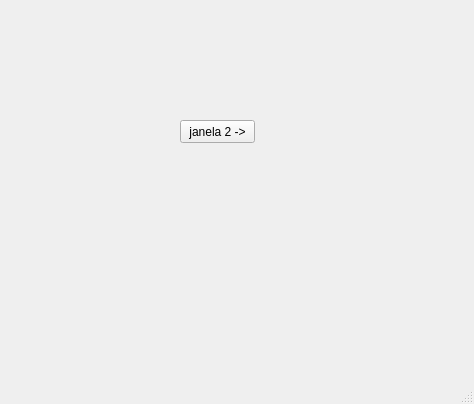
<?xml version="1.0" encoding="UTF-8"?>
<ui version="4.0">
 <class>MainWindow</class>
 <widget class="QMainWindow" name="MainWindow">
  <property name="geometry">
   <rect>
    <x>0</x>
    <y>0</y>
    <width>474</width>
    <height>404</height>
   </rect>
  </property>
  <property name="windowTitle">
   <string>MainWindow</string>
  </property>
  <widget class="QWidget" name="centralwidget">
   <widget class="QPushButton" name="pushButton">
    <property name="geometry">
     <rect>
      <x>180</x>
      <y>120</y>
      <width>75</width>
      <height>23</height>
     </rect>
    </property>
    <property name="text">
     <string>janela 2 -&gt;</string>
    </property>
   </widget>
  </widget>
  <widget class="QMenuBar" name="menubar">
   <property name="geometry">
    <rect>
     <x>0</x>
     <y>0</y>
     <width>474</width>
     <height>22</height>
    </rect>
   </property>
  </widget>
  <widget class="QStatusBar" name="statusbar"/>
 </widget>
 <resources/>
 <connections/>
</ui>
